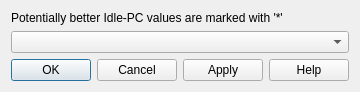
<?xml version="1.0" encoding="UTF-8"?>
<ui version="4.0">
 <class>IdlePCDialog</class>
 <widget class="QDialog" name="IdlePCDialog">
  <property name="geometry">
   <rect>
    <x>0</x>
    <y>0</y>
    <width>382</width>
    <height>116</height>
   </rect>
  </property>
  <property name="windowTitle">
   <string>Idle-PC values</string>
  </property>
  <property name="styleSheet">
   <string notr="true">QWidget {
    background-color: #323232;
    color: #BAF73C;
}

QToolBar {
    border:0px;
}

QGraphicsView, QTextEdit, QPlainTextEdit, QTreeWidget, QListWidget, QLineEdit, QSpinBox, QComboBox {
    background-color: #282828;
}

QLabel, QMenu, QStatusBar {
  color: #BAF73C;
}

QMenuBar::item {
    background-color: #323232;
}

QMenu::item:selected {
    color: #f2f2f2;
    background-color: #383838;
}

QToolButton:hover {
    background-color: #383838;
}

QGroupBox {
    color: #BAF73C;
    font: bold 12px;
    padding: 15px;
    border-style: none;
}

QAbstractScrollArea::corner {
    background: #323232;
}

QScrollBar::add-page:horizontal, QScrollBar::sub-page:horizontal, QScrollBar::add-page:vertical, QScrollBar::sub-page:vertical {
  background: none;
}

QComboBox {
    selection-color: #f2f2f2;
    selection-background-color: #323232;
}

QComboBox QAbstractItemView {
    background-color: #282828;
}

QDockWidget, QMenuBar, QPushButton, QToolButton, QTabWidget, QHeaderView::section {
    color: #BAF73C;
    font: bold 11px;
}

QTabBar {
    color: #BAF73C;
}

QRadioButton, QCheckBox {
  color: #BAF73C;
}

QRadioButton::disabled, QCheckBox::disabled {
  color: gray;
}
# bg-color=#282828
# fg-color=#BAF73C
# tool-bar=#323232
# selection-bg=#383838 
# selection-fg=#f2f2f2 </string>
  </property>
  <property name="modal">
   <bool>true</bool>
  </property>
  <layout class="QGridLayout" name="gridLayout">
   <property name="sizeConstraint">
    <enum>QLayout::SetFixedSize</enum>
   </property>
   <item row="0" column="0">
    <widget class="QLabel" name="uiLabel">
     <property name="text">
      <string>Potentially better Idle-PC values are marked with '*'</string>
     </property>
    </widget>
   </item>
   <item row="1" column="0">
    <widget class="QComboBox" name="uiComboBox"/>
   </item>
   <item row="2" column="0">
    <widget class="QDialogButtonBox" name="uiButtonBox">
     <property name="orientation">
      <enum>Qt::Horizontal</enum>
     </property>
     <property name="standardButtons">
      <set>QDialogButtonBox::Apply|QDialogButtonBox::Cancel|QDialogButtonBox::Help|QDialogButtonBox::Ok</set>
     </property>
    </widget>
   </item>
  </layout>
 </widget>
 <resources/>
 <connections>
  <connection>
   <sender>uiButtonBox</sender>
   <signal>accepted()</signal>
   <receiver>IdlePCDialog</receiver>
   <slot>accept()</slot>
   <hints>
    <hint type="sourcelabel">
     <x>248</x>
     <y>254</y>
    </hint>
    <hint type="destinationlabel">
     <x>157</x>
     <y>274</y>
    </hint>
   </hints>
  </connection>
  <connection>
   <sender>uiButtonBox</sender>
   <signal>rejected()</signal>
   <receiver>IdlePCDialog</receiver>
   <slot>reject()</slot>
   <hints>
    <hint type="sourcelabel">
     <x>316</x>
     <y>260</y>
    </hint>
    <hint type="destinationlabel">
     <x>286</x>
     <y>274</y>
    </hint>
   </hints>
  </connection>
 </connections>
</ui>
